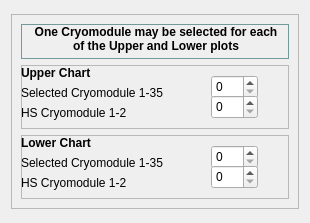
<?xml version="1.0" encoding="UTF-8"?>
<ui version="4.0">
 <class>CMSelectDisplay</class>
 <widget class="QWidget" name="CMSelectDisplay">
  <property name="geometry">
   <rect>
    <x>0</x>
    <y>0</y>
    <width>310</width>
    <height>223</height>
   </rect>
  </property>
  <property name="windowTitle">
   <string>CM Selection</string>
  </property>
  <layout class="QVBoxLayout" name="verticalLayout">
   <item>
    <widget class="QFrame" name="frame">
     <property name="maximumSize">
      <size>
       <width>16777215</width>
       <height>195</height>
      </size>
     </property>
     <property name="frameShape">
      <enum>QFrame::StyledPanel</enum>
     </property>
     <property name="frameShadow">
      <enum>QFrame::Raised</enum>
     </property>
     <layout class="QVBoxLayout" name="verticalLayout_2">
      <item>
       <widget class="QFrame" name="frame_4">
        <property name="sizePolicy">
         <sizepolicy hsizetype="Preferred" vsizetype="Minimum">
          <horstretch>0</horstretch>
          <verstretch>0</verstretch>
         </sizepolicy>
        </property>
        <property name="maximumSize">
         <size>
          <width>16777215</width>
          <height>35</height>
         </size>
        </property>
        <property name="palette">
         <palette>
          <active>
           <colorrole role="WindowText">
            <brush brushstyle="SolidPattern">
             <color alpha="255">
              <red>0</red>
              <green>0</green>
              <blue>0</blue>
             </color>
            </brush>
           </colorrole>
           <colorrole role="Button">
            <brush brushstyle="SolidPattern">
             <color alpha="255">
              <red>148</red>
              <green>199</green>
              <blue>200</blue>
             </color>
            </brush>
           </colorrole>
           <colorrole role="Light">
            <brush brushstyle="SolidPattern">
             <color alpha="255">
              <red>234</red>
              <green>255</green>
              <blue>255</blue>
             </color>
            </brush>
           </colorrole>
           <colorrole role="Midlight">
            <brush brushstyle="SolidPattern">
             <color alpha="255">
              <red>191</red>
              <green>227</green>
              <blue>227</blue>
             </color>
            </brush>
           </colorrole>
           <colorrole role="Dark">
            <brush brushstyle="SolidPattern">
             <color alpha="255">
              <red>74</red>
              <green>99</green>
              <blue>100</blue>
             </color>
            </brush>
           </colorrole>
           <colorrole role="Mid">
            <brush brushstyle="SolidPattern">
             <color alpha="255">
              <red>99</red>
              <green>133</green>
              <blue>133</blue>
             </color>
            </brush>
           </colorrole>
           <colorrole role="Text">
            <brush brushstyle="SolidPattern">
             <color alpha="255">
              <red>0</red>
              <green>0</green>
              <blue>0</blue>
             </color>
            </brush>
           </colorrole>
           <colorrole role="BrightText">
            <brush brushstyle="SolidPattern">
             <color alpha="255">
              <red>255</red>
              <green>255</green>
              <blue>255</blue>
             </color>
            </brush>
           </colorrole>
           <colorrole role="ButtonText">
            <brush brushstyle="SolidPattern">
             <color alpha="255">
              <red>0</red>
              <green>0</green>
              <blue>0</blue>
             </color>
            </brush>
           </colorrole>
           <colorrole role="Base">
            <brush brushstyle="SolidPattern">
             <color alpha="255">
              <red>255</red>
              <green>255</green>
              <blue>255</blue>
             </color>
            </brush>
           </colorrole>
           <colorrole role="Window">
            <brush brushstyle="SolidPattern">
             <color alpha="255">
              <red>148</red>
              <green>199</green>
              <blue>200</blue>
             </color>
            </brush>
           </colorrole>
           <colorrole role="Shadow">
            <brush brushstyle="SolidPattern">
             <color alpha="255">
              <red>0</red>
              <green>0</green>
              <blue>0</blue>
             </color>
            </brush>
           </colorrole>
           <colorrole role="AlternateBase">
            <brush brushstyle="SolidPattern">
             <color alpha="255">
              <red>201</red>
              <green>227</green>
              <blue>227</blue>
             </color>
            </brush>
           </colorrole>
           <colorrole role="ToolTipBase">
            <brush brushstyle="SolidPattern">
             <color alpha="255">
              <red>255</red>
              <green>255</green>
              <blue>220</blue>
             </color>
            </brush>
           </colorrole>
           <colorrole role="ToolTipText">
            <brush brushstyle="SolidPattern">
             <color alpha="255">
              <red>0</red>
              <green>0</green>
              <blue>0</blue>
             </color>
            </brush>
           </colorrole>
          </active>
          <inactive>
           <colorrole role="WindowText">
            <brush brushstyle="SolidPattern">
             <color alpha="255">
              <red>0</red>
              <green>0</green>
              <blue>0</blue>
             </color>
            </brush>
           </colorrole>
           <colorrole role="Button">
            <brush brushstyle="SolidPattern">
             <color alpha="255">
              <red>148</red>
              <green>199</green>
              <blue>200</blue>
             </color>
            </brush>
           </colorrole>
           <colorrole role="Light">
            <brush brushstyle="SolidPattern">
             <color alpha="255">
              <red>234</red>
              <green>255</green>
              <blue>255</blue>
             </color>
            </brush>
           </colorrole>
           <colorrole role="Midlight">
            <brush brushstyle="SolidPattern">
             <color alpha="255">
              <red>191</red>
              <green>227</green>
              <blue>227</blue>
             </color>
            </brush>
           </colorrole>
           <colorrole role="Dark">
            <brush brushstyle="SolidPattern">
             <color alpha="255">
              <red>74</red>
              <green>99</green>
              <blue>100</blue>
             </color>
            </brush>
           </colorrole>
           <colorrole role="Mid">
            <brush brushstyle="SolidPattern">
             <color alpha="255">
              <red>99</red>
              <green>133</green>
              <blue>133</blue>
             </color>
            </brush>
           </colorrole>
           <colorrole role="Text">
            <brush brushstyle="SolidPattern">
             <color alpha="255">
              <red>0</red>
              <green>0</green>
              <blue>0</blue>
             </color>
            </brush>
           </colorrole>
           <colorrole role="BrightText">
            <brush brushstyle="SolidPattern">
             <color alpha="255">
              <red>255</red>
              <green>255</green>
              <blue>255</blue>
             </color>
            </brush>
           </colorrole>
           <colorrole role="ButtonText">
            <brush brushstyle="SolidPattern">
             <color alpha="255">
              <red>0</red>
              <green>0</green>
              <blue>0</blue>
             </color>
            </brush>
           </colorrole>
           <colorrole role="Base">
            <brush brushstyle="SolidPattern">
             <color alpha="255">
              <red>255</red>
              <green>255</green>
              <blue>255</blue>
             </color>
            </brush>
           </colorrole>
           <colorrole role="Window">
            <brush brushstyle="SolidPattern">
             <color alpha="255">
              <red>148</red>
              <green>199</green>
              <blue>200</blue>
             </color>
            </brush>
           </colorrole>
           <colorrole role="Shadow">
            <brush brushstyle="SolidPattern">
             <color alpha="255">
              <red>0</red>
              <green>0</green>
              <blue>0</blue>
             </color>
            </brush>
           </colorrole>
           <colorrole role="AlternateBase">
            <brush brushstyle="SolidPattern">
             <color alpha="255">
              <red>201</red>
              <green>227</green>
              <blue>227</blue>
             </color>
            </brush>
           </colorrole>
           <colorrole role="ToolTipBase">
            <brush brushstyle="SolidPattern">
             <color alpha="255">
              <red>255</red>
              <green>255</green>
              <blue>220</blue>
             </color>
            </brush>
           </colorrole>
           <colorrole role="ToolTipText">
            <brush brushstyle="SolidPattern">
             <color alpha="255">
              <red>0</red>
              <green>0</green>
              <blue>0</blue>
             </color>
            </brush>
           </colorrole>
          </inactive>
          <disabled>
           <colorrole role="WindowText">
            <brush brushstyle="SolidPattern">
             <color alpha="255">
              <red>74</red>
              <green>99</green>
              <blue>100</blue>
             </color>
            </brush>
           </colorrole>
           <colorrole role="Button">
            <brush brushstyle="SolidPattern">
             <color alpha="255">
              <red>148</red>
              <green>199</green>
              <blue>200</blue>
             </color>
            </brush>
           </colorrole>
           <colorrole role="Light">
            <brush brushstyle="SolidPattern">
             <color alpha="255">
              <red>234</red>
              <green>255</green>
              <blue>255</blue>
             </color>
            </brush>
           </colorrole>
           <colorrole role="Midlight">
            <brush brushstyle="SolidPattern">
             <color alpha="255">
              <red>191</red>
              <green>227</green>
              <blue>227</blue>
             </color>
            </brush>
           </colorrole>
           <colorrole role="Dark">
            <brush brushstyle="SolidPattern">
             <color alpha="255">
              <red>74</red>
              <green>99</green>
              <blue>100</blue>
             </color>
            </brush>
           </colorrole>
           <colorrole role="Mid">
            <brush brushstyle="SolidPattern">
             <color alpha="255">
              <red>99</red>
              <green>133</green>
              <blue>133</blue>
             </color>
            </brush>
           </colorrole>
           <colorrole role="Text">
            <brush brushstyle="SolidPattern">
             <color alpha="255">
              <red>74</red>
              <green>99</green>
              <blue>100</blue>
             </color>
            </brush>
           </colorrole>
           <colorrole role="BrightText">
            <brush brushstyle="SolidPattern">
             <color alpha="255">
              <red>255</red>
              <green>255</green>
              <blue>255</blue>
             </color>
            </brush>
           </colorrole>
           <colorrole role="ButtonText">
            <brush brushstyle="SolidPattern">
             <color alpha="255">
              <red>74</red>
              <green>99</green>
              <blue>100</blue>
             </color>
            </brush>
           </colorrole>
           <colorrole role="Base">
            <brush brushstyle="SolidPattern">
             <color alpha="255">
              <red>148</red>
              <green>199</green>
              <blue>200</blue>
             </color>
            </brush>
           </colorrole>
           <colorrole role="Window">
            <brush brushstyle="SolidPattern">
             <color alpha="255">
              <red>148</red>
              <green>199</green>
              <blue>200</blue>
             </color>
            </brush>
           </colorrole>
           <colorrole role="Shadow">
            <brush brushstyle="SolidPattern">
             <color alpha="255">
              <red>0</red>
              <green>0</green>
              <blue>0</blue>
             </color>
            </brush>
           </colorrole>
           <colorrole role="AlternateBase">
            <brush brushstyle="SolidPattern">
             <color alpha="255">
              <red>148</red>
              <green>199</green>
              <blue>200</blue>
             </color>
            </brush>
           </colorrole>
           <colorrole role="ToolTipBase">
            <brush brushstyle="SolidPattern">
             <color alpha="255">
              <red>255</red>
              <green>255</green>
              <blue>220</blue>
             </color>
            </brush>
           </colorrole>
           <colorrole role="ToolTipText">
            <brush brushstyle="SolidPattern">
             <color alpha="255">
              <red>0</red>
              <green>0</green>
              <blue>0</blue>
             </color>
            </brush>
           </colorrole>
          </disabled>
         </palette>
        </property>
        <property name="frameShape">
         <enum>QFrame::StyledPanel</enum>
        </property>
        <property name="frameShadow">
         <enum>QFrame::Raised</enum>
        </property>
        <widget class="QLabel" name="Sel_Instructions">
         <property name="geometry">
          <rect>
           <x>10</x>
           <y>0</y>
           <width>250</width>
           <height>29</height>
          </rect>
         </property>
         <property name="font">
          <font>
           <weight>75</weight>
           <bold>true</bold>
          </font>
         </property>
         <property name="text">
          <string>One Cryomodule may be selected for each of the Upper and Lower plots</string>
         </property>
         <property name="alignment">
          <set>Qt::AlignCenter</set>
         </property>
         <property name="wordWrap">
          <bool>true</bool>
         </property>
        </widget>
       </widget>
      </item>
      <item>
       <widget class="QFrame" name="frame_2">
        <property name="maximumSize">
         <size>
          <width>16777215</width>
          <height>65</height>
         </size>
        </property>
        <property name="frameShape">
         <enum>QFrame::StyledPanel</enum>
        </property>
        <property name="frameShadow">
         <enum>QFrame::Raised</enum>
        </property>
        <widget class="QLabel" name="label">
         <property name="geometry">
          <rect>
           <x>0</x>
           <y>0</y>
           <width>91</width>
           <height>16</height>
          </rect>
         </property>
         <property name="font">
          <font>
           <weight>75</weight>
           <bold>true</bold>
          </font>
         </property>
         <property name="text">
          <string>Upper Chart</string>
         </property>
        </widget>
        <widget class="QSpinBox" name="Plot_1">
         <property name="geometry">
          <rect>
           <x>190</x>
           <y>10</y>
           <width>47</width>
           <height>24</height>
          </rect>
         </property>
         <property name="maximum">
          <number>35</number>
         </property>
        </widget>
        <widget class="QLabel" name="label_4">
         <property name="geometry">
          <rect>
           <x>0</x>
           <y>20</y>
           <width>171</width>
           <height>16</height>
          </rect>
         </property>
         <property name="sizePolicy">
          <sizepolicy hsizetype="MinimumExpanding" vsizetype="Preferred">
           <horstretch>0</horstretch>
           <verstretch>0</verstretch>
          </sizepolicy>
         </property>
         <property name="text">
          <string>Selected Cryomodule 1-35</string>
         </property>
        </widget>
        <widget class="QLabel" name="label_6">
         <property name="geometry">
          <rect>
           <x>0</x>
           <y>40</y>
           <width>161</width>
           <height>16</height>
          </rect>
         </property>
         <property name="text">
          <string>HS Cryomodule 1-2</string>
         </property>
        </widget>
        <widget class="QSpinBox" name="HS_Upper">
         <property name="geometry">
          <rect>
           <x>190</x>
           <y>30</y>
           <width>47</width>
           <height>24</height>
          </rect>
         </property>
         <property name="maximum">
          <number>2</number>
         </property>
        </widget>
       </widget>
      </item>
      <item>
       <widget class="QFrame" name="frame_3">
        <property name="maximumSize">
         <size>
          <width>16777215</width>
          <height>65</height>
         </size>
        </property>
        <property name="frameShape">
         <enum>QFrame::StyledPanel</enum>
        </property>
        <property name="frameShadow">
         <enum>QFrame::Raised</enum>
        </property>
        <widget class="QLabel" name="label_2">
         <property name="geometry">
          <rect>
           <x>0</x>
           <y>0</y>
           <width>91</width>
           <height>16</height>
          </rect>
         </property>
         <property name="font">
          <font>
           <weight>75</weight>
           <bold>true</bold>
          </font>
         </property>
         <property name="text">
          <string>Lower Chart</string>
         </property>
        </widget>
        <widget class="QSpinBox" name="Plot_2">
         <property name="geometry">
          <rect>
           <x>190</x>
           <y>10</y>
           <width>47</width>
           <height>24</height>
          </rect>
         </property>
         <property name="maximum">
          <number>35</number>
         </property>
         <property name="value">
          <number>0</number>
         </property>
        </widget>
        <widget class="QLabel" name="label_3">
         <property name="geometry">
          <rect>
           <x>0</x>
           <y>20</y>
           <width>171</width>
           <height>16</height>
          </rect>
         </property>
         <property name="sizePolicy">
          <sizepolicy hsizetype="MinimumExpanding" vsizetype="Preferred">
           <horstretch>0</horstretch>
           <verstretch>0</verstretch>
          </sizepolicy>
         </property>
         <property name="text">
          <string>Selected Cryomodule 1-35</string>
         </property>
        </widget>
        <widget class="QLabel" name="label_7">
         <property name="geometry">
          <rect>
           <x>0</x>
           <y>40</y>
           <width>161</width>
           <height>16</height>
          </rect>
         </property>
         <property name="text">
          <string>HS Cryomodule 1-2</string>
         </property>
        </widget>
        <widget class="QSpinBox" name="HS_Lower">
         <property name="geometry">
          <rect>
           <x>190</x>
           <y>30</y>
           <width>47</width>
           <height>24</height>
          </rect>
         </property>
         <property name="maximum">
          <number>2</number>
         </property>
        </widget>
       </widget>
      </item>
     </layout>
    </widget>
   </item>
  </layout>
 </widget>
 <resources/>
 <connections/>
</ui>
